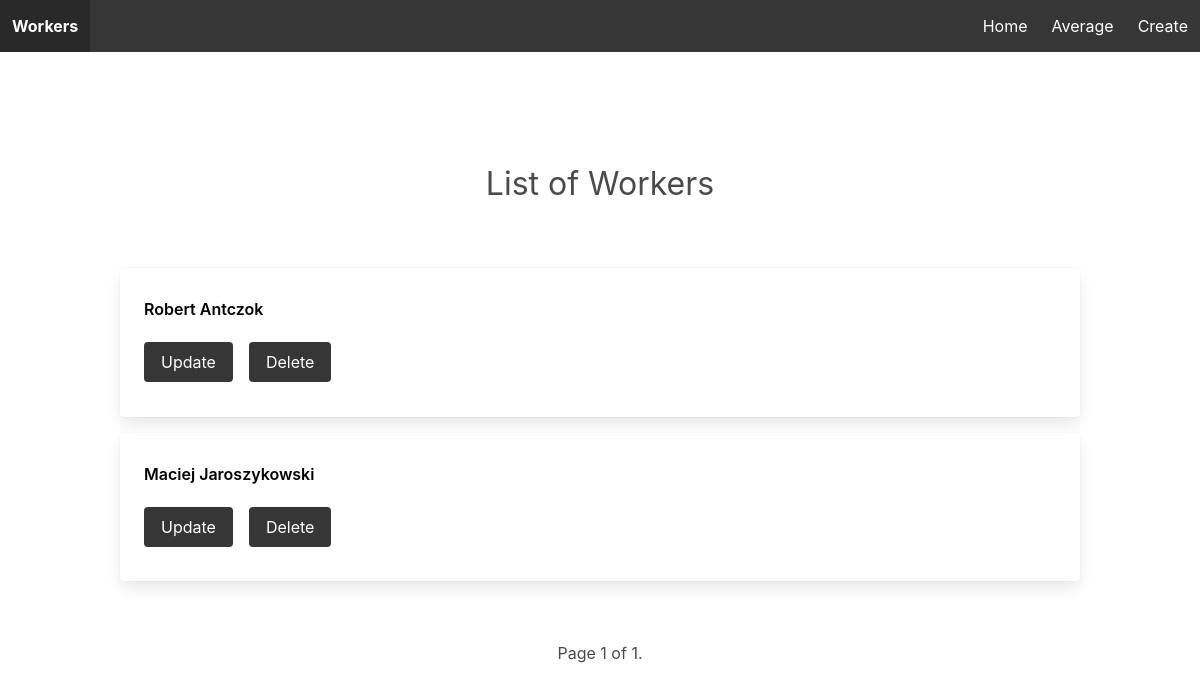
The app's page /, older data.
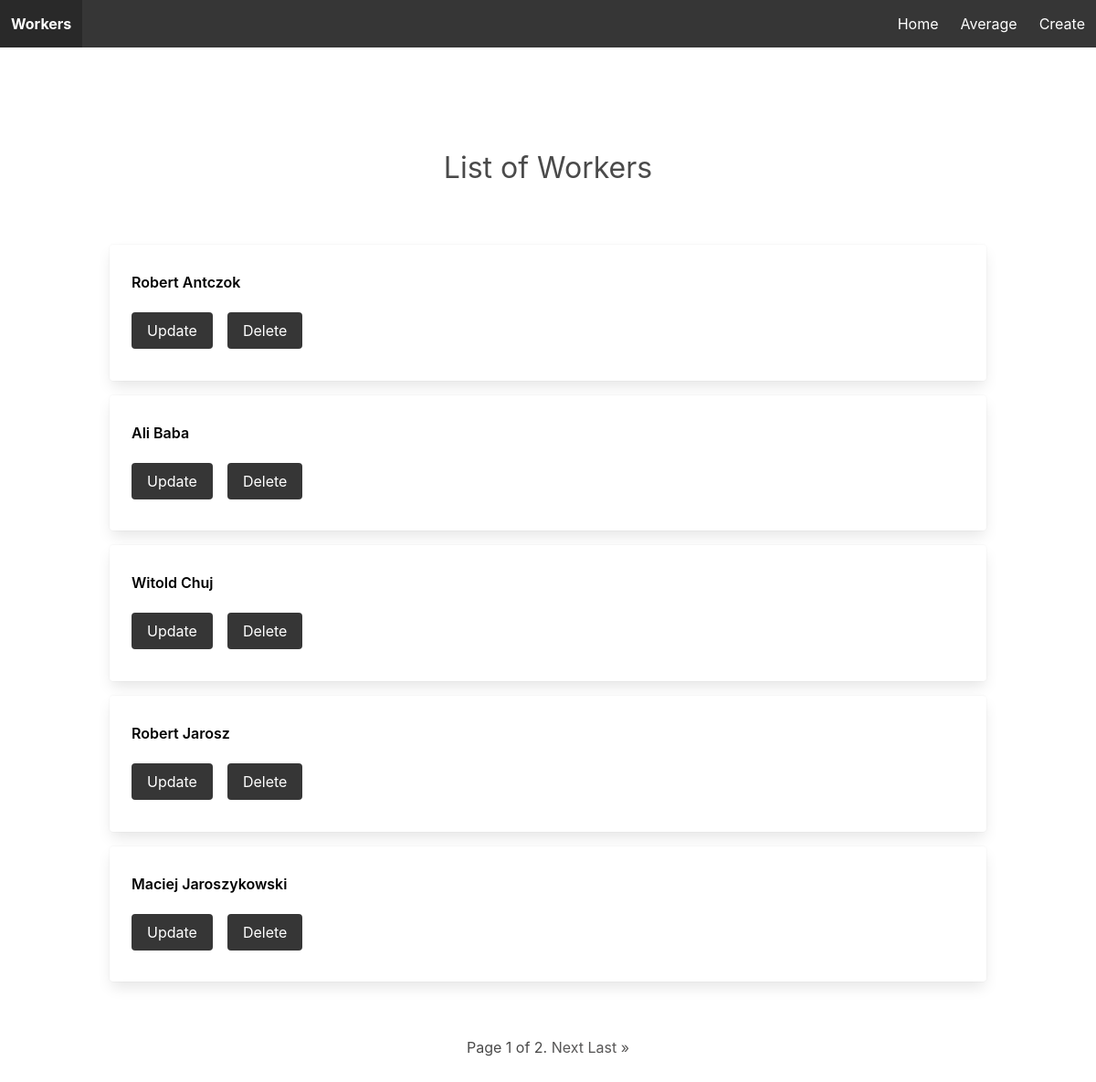
The same page, newer data.
### project/models.py (models this page shows, shortened)
class Worker(models.Model):
    name = models.CharField(max_length=255)
    surname = models.CharField(max_length=255)
    profession = models.CharField(max_length=255)
    age = models.IntegerField(validators=[MinValueValidator(1), MaxValueValidator(200)])
    image = models.ImageField(upload_to ='uploads/', null=True, blank=True)
    class Meta:
        ordering = ['surname']

### project/views.py (the view)
# urls.py: path('', views.WorkersList.as_view(), name='worker-list'),
class WorkersList(ListView):
    paginate_by = 5
    model = Worker
    template_name = 'index.html'

### project/templates/index.html (shortened to what this page needs)
{% extends 'base.html' %}
{% load static %}
{% block content %}
    <div class="container">
        <div class="column is-12 has-text-centered mt-6 mb-6">
            <h2 class="is-size-3">List of Workers</h2>
        </div>
        {% for worker in page_obj %}
        <div class="card mb-4" id="workerTable">
            <div class="card-content" id="worker-{{worker.id}}">
            <div class="content">
                <h3 class="is-size-6 mt-2"><a href="{% url 'worker-detail' worker.id %}" id="worker-detail">{{ worker.name|title }} {{ worker.surname|title }}</a></h3>
            </div>
            <div class="content">
                <h3 class="is-size-6 mt-2"><button class="button is-dark is-uupercase mr-4"><a href="{% url 'worker-update' worker.id %}" id="worker-update">Update</a></button><button onClick="deleteUser({{worker.id}})" class="button is-dark is-uupercase">Delete</button></h3>
            </div>
            </div>
        </div>
        {% endfor %}
        <div class="column is-12 has-text-centered mt-6 mb-6">
            <span class="step-links">
                <span class="current">
                    Page {{ page_obj.number }} of {{ page_obj.paginator.num_pages }}.
                </span>
                {% if page_obj.has_next %}
                    <a href="?page={{ page_obj.next_page_number }}">Next</a>
                    <a href="?page={{ page_obj.paginator.num_pages }}">Last &raquo;</a>
                {% endif %}
            </span>
        </div>
    </div>
{% endblock %}

### project/templates/base.html (shortened to what this page needs)
{% load static %}
<!DOCTYPE html>
<html>
    <head>
        <link rel="stylesheet" href="https://cdn.jsdelivr.net/npm/bulma@0.9.1/css/bulma.min.css">
        <link rel="stylesheet" href="{% static 'css/main.css' %}">
    </head>
    <body>
        <nav class="navbar is-dark">
            <div class="navbar-brand">
                <a href="{% url 'worker-list' %}" class="navbar-item logo"><strong>Workers</strong></a>
            </div>
            <div class="navbar-menu" id="main-navbar">
                <div class="navbar-start">
                    <div class="navbar-item">
                    </div>
                </div>
                <div class="navbar-end">
                    <a href="{% url 'worker-list' %}" class="navbar-item">Home</a>
                    <a href="{% url 'average' %}" class="navbar-item">Average</a>
                    <a href="{% url 'worker-create' %}" class="navbar-item">Create</a>
                </div>
            </div>
        </nav>
        <section class="section">
            <div class="container">
                {% block content %}
                {% endblock %}
            </div>
        </section>
    </body>
</html>

### static/css/main.css (style rules this page uses)
a { text-decoration: None; color: white; }
#worker-detail { color: black; }
.step-links a { color: rgb(87, 86, 86); }

Row changes from the older to the newer data that the page shows:
added Worker: name "Ali", surname "Baba"
added Worker: name "Witold", surname "Chuj"
added Worker: name "Robert", surname "Jarosz"
Text that changed along with them:
{{ page_obj.paginator.num_pages }}: "1" → "2"
text now shown: "Next Last »"
